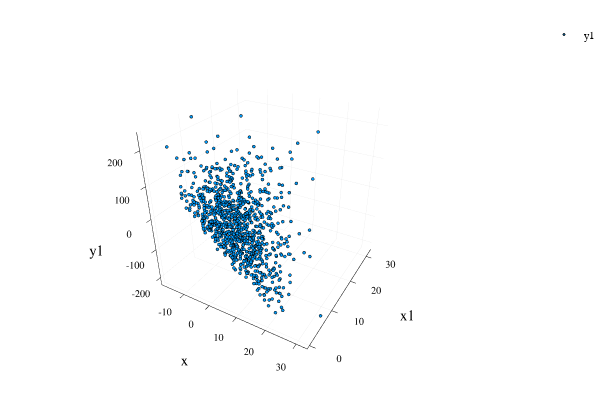

Notebook cell for this chart:
### Markdown cell above
We can also plot the data in 3D.

### Code cell
p4 = Plots.plot(x,x1,y1,seriestype = :scatter3d,xlabel="x",ylabel="x1",zlabel = "y1",markersize=0.5)

### Figure 1 — Plotly figure (JSON) as saved in the notebook; plotly's stock layout.template omitted (floating-point values rounded to 4 significant figures; data arrays with more than 128 entries replaced by an {"elided": "..."} marker saying what was removed)
{"data": [{"xaxis": "x1", "colorbar": {"title": ""}, "yaxis": "y1", "x": {"elided": "1000 float values"}, "showlegend": true, "mode": "markers", "name": "y1", "zmin": null, "legendgroup": "y1", "z": {"elided": "1000 float values"}, "marker": {"symbol": "circle", "color": "rgba(0, 154, 250, 1.000)", "line": {"color": "rgba(0, 0, 0, 1.000)", "width": 1}, "size": 1}, "zmax": null, "y": {"elided": "1000 float values"}, "type": "scatter3d"}], "layout": {"showlegend": true, "paper_bgcolor": "rgba(255, 255, 255, 1.000)", "annotations": [], "height": 400, "margin": {"l": 0, "b": 20, "r": 0, "t": 20}, "plot_bgcolor": "rgba(255, 255, 255, 1.000)", "scene": {"camera": {"eye": {"y": -1.95, "z": 1.3, "x": 1.126}}, "xaxis": {"showticklabels": true, "gridwidth": 0.5, "tickvals": [-10, 0, 10, 20, 30], "visible": true, "ticks": "inside", "range": [-19.3, 33.42], "domain": [0.06165, 0.9934], "tickmode": "array", "linecolor": "rgba(0, 0, 0, 1.000)", "showgrid": true, "title": "x", "mirror": false, "tickangle": 0, "showline": true, "gridcolor": "rgba(0, 0, 0, 0.100)", "titlefont": {"color": "rgba(0, 0, 0, 1.000)", "family": "sans-serif", "size": 15}, "tickcolor": "rgb(0, 0, 0)", "ticktext": ["-10", "0", "10", "20", "30"], "zeroline": false, "type": "-", "tickfont": {"color": "rgba(0, 0, 0, 1.000)", "family": "sans-serif", "size": 11}, "zerolinecolor": "rgba(0, 0, 0, 1.000)", "anchor": "y1"}, "yaxis": {"showticklabels": true, "gridwidth": 0.5, "tickvals": [0, 10, 20, 30], "visible": true, "ticks": "inside", "range": [-0.8867, 33.14], "domain": [0.07581, 0.9902], "tickmode": "array", "linecolor": "rgba(0, 0, 0, 1.000)", "showgrid": true, "title": "x1", "mirror": false, "tickangle": 0, "showline": true, "gridcolor": "rgba(0, 0, 0, 0.100)", "titlefont": {"color": "rgba(0, 0, 0, 1.000)", "family": "sans-serif", "size": 15}, "tickcolor": "rgb(0, 0, 0)", "ticktext": ["0", "10", "20", "30"], "zeroline": false, "type": "-", "tickfont": {"color": "rgba(0, 0, 0, 1.000)", "family": "sans-serif", "size": 11}, "zerolinecolor": "rgba(0, 0, 0, 1.000)", "anchor": "x1"}, "zaxis": {"showticklabels": true, "gridwidth": 0.5, "tickvals": [-200, -100, 0, 100, 200], "visible": true, "ticks": "inside", "range": [-227.3, 248.3], "tickmode": "array", "linecolor": "rgba(0, 0, 0, 1.000)", "showgrid": true, "title": "y1", "mirror": false, "tickangle": 0, "showline": true, "gridcolor": "rgba(0, 0, 0, 0.100)", "titlefont": {"color": "rgba(0, 0, 0, 1.000)", "family": "sans-serif", "size": 15}, "tickcolor": "rgb(0, 0, 0)", "ticktext": ["-200", "-100", "0", "100", "200"], "zeroline": false, "type": "-", "tickfont": {"color": "rgba(0, 0, 0, 1.000)", "family": "sans-serif", "size": 11}, "zerolinecolor": "rgba(0, 0, 0, 1.000)"}}, "legend": {"tracegroupgap": 0, "bordercolor": "rgba(0, 0, 0, 1.000)", "bgcolor": "rgba(255, 255, 255, 1.000)", "font": {"color": "rgba(0, 0, 0, 1.000)", "family": "sans-serif", "size": 11}, "y": 1, "x": 1}, "width": 600}}
